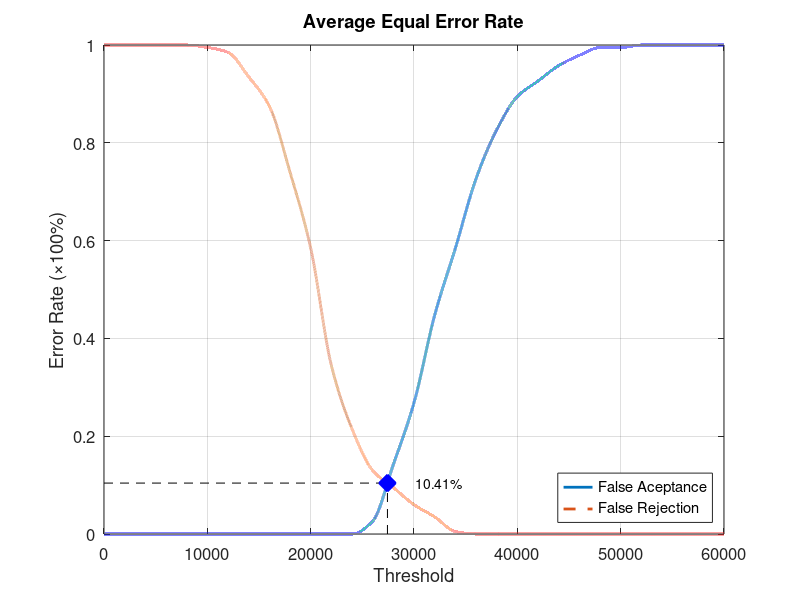
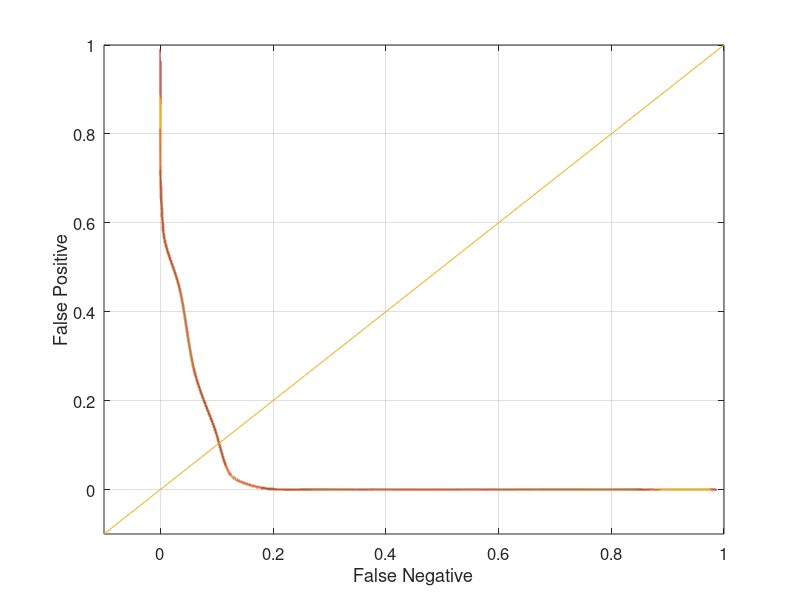

Here is the MATLAB script that generated these plots, in order:
function yEER = Database2_3
close all;
clear;
clc;
x = 0:2000:60000;
xq = 0:0.5:60000;

y0 = [0 0 0 0 0 0 0 0 0 0 0 0 0 0.0263158 0.142105 0.268421 0.447368 0.584211 0.726316 0.826316 0.894737 0.926316 0.957895 0.978947 0.994737 0.994737 1 1 1 1 1];
yy0 = interp1(x, y0, xq, 'pchip');
y1 = [1 1 1 1 1 0.995 0.985 0.935 0.875 0.74 0.585 0.345 0.215 0.13 0.095 0.06 0.035 0.005 0 0 0 0 0 0 0 0 0 0 0 0 0];
yy1 = interp1(x, y1, xq, 'pchip');

% Calculating EER: 
y2 = abs(y0 - y1);
find(y2 == min(y2))
yy2 = abs(yy0 - yy1);
xEER = find(yy2 == min(yy2));
xEERIndex = xq(xEER) % X-axis EER
yEER = yy0(xEER) % Y-axis EER

main = figure
plot(xq, yy0,'-','LineWidth', 2);	hold on
plot(xq, yy1,'--','LineWidth', 2);	hold on
plot([xEERIndex xEERIndex], [0 yEER], 'k--');	hold on
plot([0 xEERIndex], [yEER yEER], 'k--');	hold on
plot(xEERIndex, yEER, 'bx', 'LineWidth', 10);	hold on
text(xEERIndex + 10 * xEERIndex / 100, yEER, [num2str(round((10000 * yEER)) / 100) '%'])
legend('False Aceptance', 'False Rejection', 'Location', 'SouthEast')
xlabel('Threshold')
ylabel('Error Rate (\times100%)')
title('Average Equal Error Rate')
set(gca, 'FontSize', 12)
axis([0 60000 0 1])
grid on

print(main, 'Database2_3Main', '-dpng');
FNRxFPR = figure('Color', [1 1 1]);
plot(yy1, yy0, '-', yy1, yy0, 'LineWidth', 2);
hold on
y = -0.1:0.1:1
plot(y, y); 
set(gca, 'FontSize', 12)
xlabel('False Negative')
ylabel('False Positive')
axis([-0.1 1 -0.1 1])
set(gca, 'FontSize', 12)
grid on

print(FNRxFPR, 'Database2_3FNRxFPR','-dpng');
end
